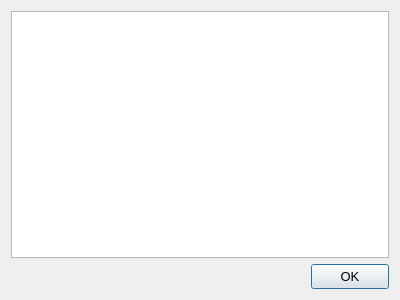
<?xml version="1.0" encoding="UTF-8"?>
<ui version="4.0">
 <class>DialogInfo</class>
 <widget class="QDialog" name="DialogInfo">
  <property name="windowModality">
   <enum>Qt::ApplicationModal</enum>
  </property>
  <property name="geometry">
   <rect>
    <x>0</x>
    <y>0</y>
    <width>400</width>
    <height>300</height>
   </rect>
  </property>
  <property name="minimumSize">
   <size>
    <width>400</width>
    <height>300</height>
   </size>
  </property>
  <property name="font">
   <font>
    <pointsize>10</pointsize>
    <weight>50</weight>
    <bold>false</bold>
   </font>
  </property>
  <property name="windowTitle">
   <string>Info</string>
  </property>
  <layout class="QVBoxLayout" name="verticalLayout">
   <item>
    <widget class="QTextEditX" name="textEditInfo">
     <property name="readOnly">
      <bool>true</bool>
     </property>
     <property name="textInteractionFlags">
      <set>Qt::TextSelectableByMouse</set>
     </property>
    </widget>
   </item>
   <item>
    <layout class="QHBoxLayout" name="horizontalLayout">
     <item>
      <spacer name="horizontalSpacer">
       <property name="orientation">
        <enum>Qt::Horizontal</enum>
       </property>
       <property name="sizeHint" stdset="0">
        <size>
         <width>40</width>
         <height>20</height>
        </size>
       </property>
      </spacer>
     </item>
     <item>
      <widget class="QPushButtonX" name="pushButtonOK">
       <property name="minimumSize">
        <size>
         <width>78</width>
         <height>25</height>
        </size>
       </property>
       <property name="maximumSize">
        <size>
         <width>78</width>
         <height>25</height>
        </size>
       </property>
       <property name="text">
        <string>OK</string>
       </property>
      </widget>
     </item>
    </layout>
   </item>
  </layout>
 </widget>
 <customwidgets>
  <customwidget>
   <class>QPushButtonX</class>
   <extends>QPushButton</extends>
   <header>qpushbuttonx.h</header>
  </customwidget>
  <customwidget>
   <class>QTextEditX</class>
   <extends>QTextEdit</extends>
   <header>qtexteditx.h</header>
  </customwidget>
 </customwidgets>
 <resources/>
 <connections/>
</ui>
